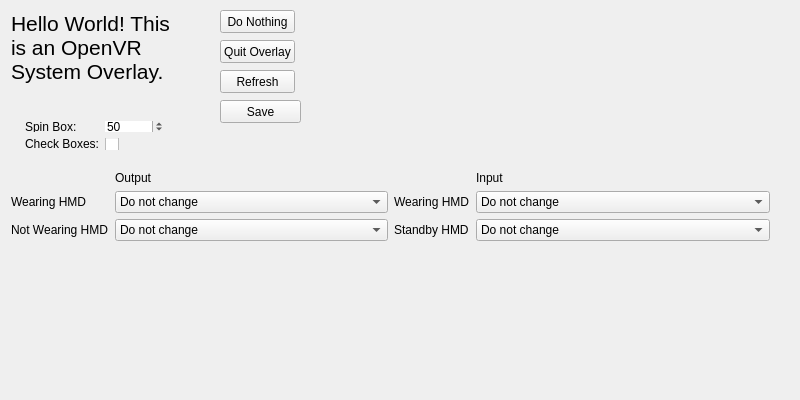
<?xml version="1.0" encoding="UTF-8"?>
<ui version="4.0">
 <class>OverlayWidget</class>
 <widget class="QWidget" name="OverlayWidget">
  <property name="geometry">
   <rect>
    <x>0</x>
    <y>0</y>
    <width>800</width>
    <height>400</height>
   </rect>
  </property>
  <property name="windowTitle">
   <string>Hello World Overlay</string>
  </property>
  <widget class="QWidget" name="verticalLayoutWidget">
   <property name="geometry">
    <rect>
     <x>0</x>
     <y>0</y>
     <width>181</width>
     <height>111</height>
    </rect>
   </property>
   <layout class="QVBoxLayout" name="verticalLayout">
    <item>
     <widget class="QLabel" name="label">
      <property name="font">
       <font>
        <pointsize>16</pointsize>
        <stylestrategy>PreferAntialias</stylestrategy>
       </font>
      </property>
      <property name="text">
       <string>Hello World! This is an OpenVR System Overlay.</string>
      </property>
      <property name="alignment">
       <set>Qt::AlignLeading|Qt::AlignLeft|Qt::AlignTop</set>
      </property>
      <property name="wordWrap">
       <bool>true</bool>
      </property>
     </widget>
    </item>
   </layout>
  </widget>
  <widget class="QWidget" name="formLayoutWidget">
   <property name="geometry">
    <rect>
     <x>14</x>
     <y>110</y>
     <width>161</width>
     <height>51</height>
    </rect>
   </property>
   <layout class="QFormLayout" name="formLayout">
    <item row="0" column="0">
     <widget class="QLabel" name="spinBoxLabel">
      <property name="text">
       <string>Spin Box:</string>
      </property>
     </widget>
    </item>
    <item row="0" column="1">
     <widget class="QSpinBox" name="spinBoxSpinBox">
      <property name="frame">
       <bool>false</bool>
      </property>
      <property name="value">
       <number>50</number>
      </property>
     </widget>
    </item>
    <item row="1" column="0">
     <widget class="QLabel" name="checkBoxesLabel">
      <property name="text">
       <string>Check Boxes:</string>
      </property>
     </widget>
    </item>
    <item row="1" column="1">
     <widget class="QCheckBox" name="checkBoxesCheckBox"/>
    </item>
   </layout>
  </widget>
  <widget class="QPushButton" name="pushButton">
   <property name="geometry">
    <rect>
     <x>220</x>
     <y>40</y>
     <width>75</width>
     <height>23</height>
    </rect>
   </property>
   <property name="text">
    <string>Quit Overlay</string>
   </property>
  </widget>
  <widget class="QPushButton" name="pushButton_2">
   <property name="geometry">
    <rect>
     <x>220</x>
     <y>10</y>
     <width>75</width>
     <height>23</height>
    </rect>
   </property>
   <property name="text">
    <string>Do Nothing</string>
   </property>
  </widget>
  <widget class="QPushButton" name="pushButton_4">
   <property name="geometry">
    <rect>
     <x>220</x>
     <y>70</y>
     <width>75</width>
     <height>23</height>
    </rect>
   </property>
   <property name="text">
    <string>Refresh</string>
   </property>
  </widget>
  <widget class="QWidget" name="gridLayoutWidget">
   <property name="geometry">
    <rect>
     <x>0</x>
     <y>160</y>
     <width>781</width>
     <height>131</height>
    </rect>
   </property>
   <layout class="QGridLayout" name="gridLayout">
    <item row="0" column="1">
     <layout class="QFormLayout" name="formLayout_3">
      <item row="0" column="1">
       <widget class="QLabel" name="label_7">
        <property name="text">
         <string>Input</string>
        </property>
       </widget>
      </item>
      <item row="1" column="0">
       <widget class="QLabel" name="label_5">
        <property name="text">
         <string>Wearing HMD</string>
        </property>
       </widget>
      </item>
      <item row="1" column="1">
       <widget class="QComboBox" name="comboBox_input_wearinghmd">
        <item>
         <property name="text">
          <string>Do not change</string>
         </property>
        </item>
       </widget>
      </item>
      <item row="2" column="0">
       <widget class="QLabel" name="label_6">
        <property name="text">
         <string>Standby HMD</string>
        </property>
       </widget>
      </item>
      <item row="2" column="1">
       <widget class="QComboBox" name="comboBox_input_notwearinghmd">
        <item>
         <property name="text">
          <string>Do not change</string>
         </property>
        </item>
       </widget>
      </item>
     </layout>
    </item>
    <item row="0" column="0">
     <layout class="QFormLayout" name="formLayout_2">
      <item row="0" column="1">
       <widget class="QLabel" name="label_4">
        <property name="text">
         <string>Output</string>
        </property>
       </widget>
      </item>
      <item row="1" column="0">
       <widget class="QLabel" name="label_2">
        <property name="text">
         <string>Wearing HMD</string>
        </property>
       </widget>
      </item>
      <item row="1" column="1">
       <widget class="QComboBox" name="comboBox_output_wearinghmd">
        <item>
         <property name="text">
          <string>Do not change</string>
         </property>
        </item>
       </widget>
      </item>
      <item row="2" column="0">
       <widget class="QLabel" name="label_3">
        <property name="text">
         <string>Not Wearing HMD</string>
        </property>
       </widget>
      </item>
      <item row="2" column="1">
       <widget class="QComboBox" name="comboBox_output_notwearinghmd">
        <item>
         <property name="text">
          <string>Do not change</string>
         </property>
        </item>
       </widget>
      </item>
     </layout>
    </item>
   </layout>
  </widget>
  <widget class="QPushButton" name="pushButton_save">
   <property name="geometry">
    <rect>
     <x>220</x>
     <y>100</y>
     <width>81</width>
     <height>23</height>
    </rect>
   </property>
   <property name="text">
    <string>Save</string>
   </property>
  </widget>
 </widget>
 <layoutdefault spacing="6" margin="11"/>
 <resources/>
 <connections/>
</ui>
